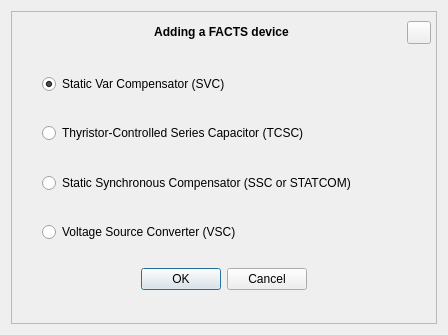
<?xml version="1.0" encoding="UTF-8"?>
<ui version="4.0">
 <class>Dialog</class>
 <widget class="QDialog" name="Dialog">
  <property name="geometry">
   <rect>
    <x>0</x>
    <y>0</y>
    <width>448</width>
    <height>335</height>
   </rect>
  </property>
  <property name="minimumSize">
   <size>
    <width>448</width>
    <height>295</height>
   </size>
  </property>
  <property name="maximumSize">
   <size>
    <width>448</width>
    <height>500</height>
   </size>
  </property>
  <property name="windowTitle">
   <string>Adding a FACTS device</string>
  </property>
  <layout class="QVBoxLayout" name="verticalLayout">
   <item>
    <widget class="QFrame" name="frame">
     <property name="minimumSize">
      <size>
       <width>0</width>
       <height>50</height>
      </size>
     </property>
     <property name="frameShape">
      <enum>QFrame::Shape::StyledPanel</enum>
     </property>
     <property name="frameShadow">
      <enum>QFrame::Shadow::Raised</enum>
     </property>
     <layout class="QVBoxLayout" name="verticalLayout_3">
      <property name="leftMargin">
       <number>30</number>
      </property>
      <property name="rightMargin">
       <number>5</number>
      </property>
      <item>
       <layout class="QHBoxLayout" name="horizontalLayout_2">
        <item>
         <widget class="QLabel" name="label">
          <property name="text">
           <string>&lt;html&gt;&lt;head/&gt;&lt;body&gt;&lt;p&gt;&lt;span style=&quot; font-weight:700;&quot;&gt;Adding a FACTS device&lt;/span&gt;&lt;/p&gt;&lt;/body&gt;&lt;/html&gt;</string>
          </property>
          <property name="textFormat">
           <enum>Qt::TextFormat::RichText</enum>
          </property>
          <property name="alignment">
           <set>Qt::AlignmentFlag::AlignCenter</set>
          </property>
         </widget>
        </item>
        <item>
         <widget class="QToolButton" name="btn_close">
          <property name="focusPolicy">
           <enum>Qt::FocusPolicy::NoFocus</enum>
          </property>
          <property name="text">
           <string/>
          </property>
         </widget>
        </item>
       </layout>
      </item>
      <item>
       <spacer name="verticalSpacer_3">
        <property name="orientation">
         <enum>Qt::Orientation::Vertical</enum>
        </property>
        <property name="sizeHint" stdset="0">
         <size>
          <width>20</width>
          <height>40</height>
         </size>
        </property>
       </spacer>
      </item>
      <item>
       <widget class="QRadioButton" name="radioSVC">
        <property name="toolTip">
         <string>&lt;html&gt;&lt;head/&gt;&lt;body&gt;&lt;p&gt;A shunt-connected thyristor-based power electronic device that regulates the voltage magnitude at the connected bus by adjusting an impedance value (only has reactance component).&lt;/p&gt;&lt;/body&gt;&lt;/html&gt;</string>
        </property>
        <property name="text">
         <string>Static Var Compensator (SVC)</string>
        </property>
        <property name="checked">
         <bool>true</bool>
        </property>
       </widget>
      </item>
      <item>
       <spacer name="verticalSpacer_4">
        <property name="orientation">
         <enum>Qt::Orientation::Vertical</enum>
        </property>
        <property name="sizeHint" stdset="0">
         <size>
          <width>20</width>
          <height>40</height>
         </size>
        </property>
       </spacer>
      </item>
      <item>
       <widget class="QRadioButton" name="radioTCSC">
        <property name="toolTip">
         <string>&lt;html&gt;&lt;head/&gt;&lt;body&gt;&lt;p&gt;Impedance compensator to control series reactance. It allows controlling the active power flow.&lt;/p&gt;&lt;/body&gt;&lt;/html&gt;</string>
        </property>
        <property name="text">
         <string>Thyristor-Controlled Series Capacitor (TCSC)</string>
        </property>
       </widget>
      </item>
      <item>
       <spacer name="verticalSpacer_2">
        <property name="orientation">
         <enum>Qt::Orientation::Vertical</enum>
        </property>
        <property name="sizeHint" stdset="0">
         <size>
          <width>20</width>
          <height>40</height>
         </size>
        </property>
       </spacer>
      </item>
      <item>
       <widget class="QRadioButton" name="radioSSC">
        <property name="toolTip">
         <string>&lt;html&gt;&lt;head/&gt;&lt;body&gt;&lt;p&gt;A shunt-connected device used for reactive compensation in order to control the voltage magnitude. It connects a Voltage Source Converter (VSC) through a coupling transformer.&lt;/p&gt;&lt;/body&gt;&lt;/html&gt;</string>
        </property>
        <property name="text">
         <string>Static Synchronous Compensator (SSC or STATCOM)</string>
        </property>
       </widget>
      </item>
      <item>
       <spacer name="verticalSpacer_5">
        <property name="orientation">
         <enum>Qt::Orientation::Vertical</enum>
        </property>
        <property name="sizeHint" stdset="0">
         <size>
          <width>20</width>
          <height>40</height>
         </size>
        </property>
       </spacer>
      </item>
      <item>
       <widget class="QRadioButton" name="radioVSC">
        <property name="toolTip">
         <string>&lt;html&gt;&lt;head/&gt;&lt;body&gt;&lt;p&gt;A shunt-connected device used for reactive compensation in order to control the voltage magnitude. It connects a Voltage Source Converter (VSC) through a coupling transformer.&lt;/p&gt;&lt;/body&gt;&lt;/html&gt;</string>
        </property>
        <property name="text">
         <string>Voltage Source Converter (VSC)</string>
        </property>
       </widget>
      </item>
      <item>
       <spacer name="verticalSpacer_8">
        <property name="orientation">
         <enum>Qt::Orientation::Vertical</enum>
        </property>
        <property name="sizeType">
         <enum>QSizePolicy::Policy::Fixed</enum>
        </property>
        <property name="sizeHint" stdset="0">
         <size>
          <width>20</width>
          <height>20</height>
         </size>
        </property>
       </spacer>
      </item>
      <item>
       <layout class="QHBoxLayout" name="horizontalLayout">
        <item>
         <spacer name="horizontalSpacer">
          <property name="orientation">
           <enum>Qt::Orientation::Horizontal</enum>
          </property>
          <property name="sizeHint" stdset="0">
           <size>
            <width>40</width>
            <height>20</height>
           </size>
          </property>
         </spacer>
        </item>
        <item>
         <widget class="QDialogButtonBox" name="buttonBox">
          <property name="orientation">
           <enum>Qt::Orientation::Horizontal</enum>
          </property>
          <property name="standardButtons">
           <set>QDialogButtonBox::StandardButton::Cancel|QDialogButtonBox::StandardButton::Ok</set>
          </property>
         </widget>
        </item>
        <item>
         <spacer name="horizontalSpacer_2">
          <property name="orientation">
           <enum>Qt::Orientation::Horizontal</enum>
          </property>
          <property name="sizeHint" stdset="0">
           <size>
            <width>40</width>
            <height>20</height>
           </size>
          </property>
         </spacer>
        </item>
        <item>
         <spacer name="horizontalSpacer_3">
          <property name="orientation">
           <enum>Qt::Orientation::Horizontal</enum>
          </property>
          <property name="sizeType">
           <enum>QSizePolicy::Policy::Fixed</enum>
          </property>
          <property name="sizeHint" stdset="0">
           <size>
            <width>25</width>
            <height>20</height>
           </size>
          </property>
         </spacer>
        </item>
       </layout>
      </item>
      <item>
       <spacer name="verticalSpacer">
        <property name="orientation">
         <enum>Qt::Orientation::Vertical</enum>
        </property>
        <property name="sizeHint" stdset="0">
         <size>
          <width>20</width>
          <height>40</height>
         </size>
        </property>
       </spacer>
      </item>
     </layout>
    </widget>
   </item>
  </layout>
 </widget>
 <resources/>
 <connections>
  <connection>
   <sender>buttonBox</sender>
   <signal>accepted()</signal>
   <receiver>Dialog</receiver>
   <slot>accept()</slot>
   <hints>
    <hint type="sourcelabel">
     <x>306</x>
     <y>387</y>
    </hint>
    <hint type="destinationlabel">
     <x>157</x>
     <y>274</y>
    </hint>
   </hints>
  </connection>
  <connection>
   <sender>buttonBox</sender>
   <signal>rejected()</signal>
   <receiver>Dialog</receiver>
   <slot>reject()</slot>
   <hints>
    <hint type="sourcelabel">
     <x>306</x>
     <y>387</y>
    </hint>
    <hint type="destinationlabel">
     <x>286</x>
     <y>274</y>
    </hint>
   </hints>
  </connection>
  <connection>
   <sender>btn_close</sender>
   <signal>clicked()</signal>
   <receiver>Dialog</receiver>
   <slot>reject()</slot>
   <hints>
    <hint type="sourcelabel">
     <x>426</x>
     <y>30</y>
    </hint>
    <hint type="destinationlabel">
     <x>447</x>
     <y>33</y>
    </hint>
   </hints>
  </connection>
 </connections>
</ui>
